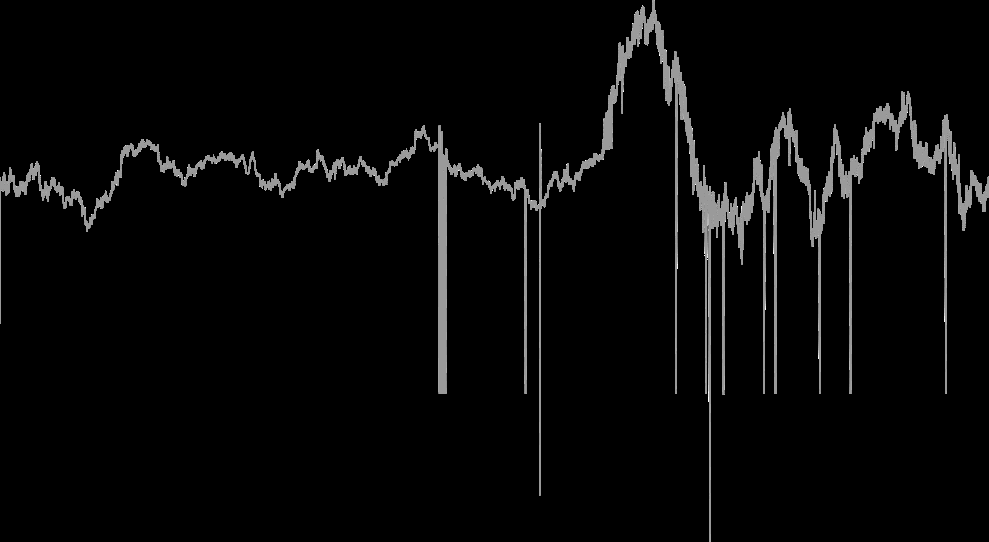
#> input picture sample-M4_Aggregation.jpg, 989 x 542 px
$ jupyter execute 'Development - DSSIM.ipynb'   (shell and % lines are left out)
#> lines starting #> are read from the running program, lines starting #| are printed output that depends on the picture; after the words box and inside, x2 and y2 are one past the last pixel; in counts of white or black regions, pixels touching at a corner belong together; long printed decimals are rounded
[cell 1]
# code taken from https://stackoverflow.com/questions/71567315/how-to-get-the-ssim-comparison-score-between-two-images
from skimage.metrics import structural_similarity
import cv2
import numpy as np

[cell 2]
sample_m4 = cv2.imread('sample-M4_Aggregation.jpg')
#> sample_m4 is the input picture: shape (542, 989, 3); min 0, max 28, mean 0.8
sample_raw = cv2.imread('sample-Raw_Data.jpg')
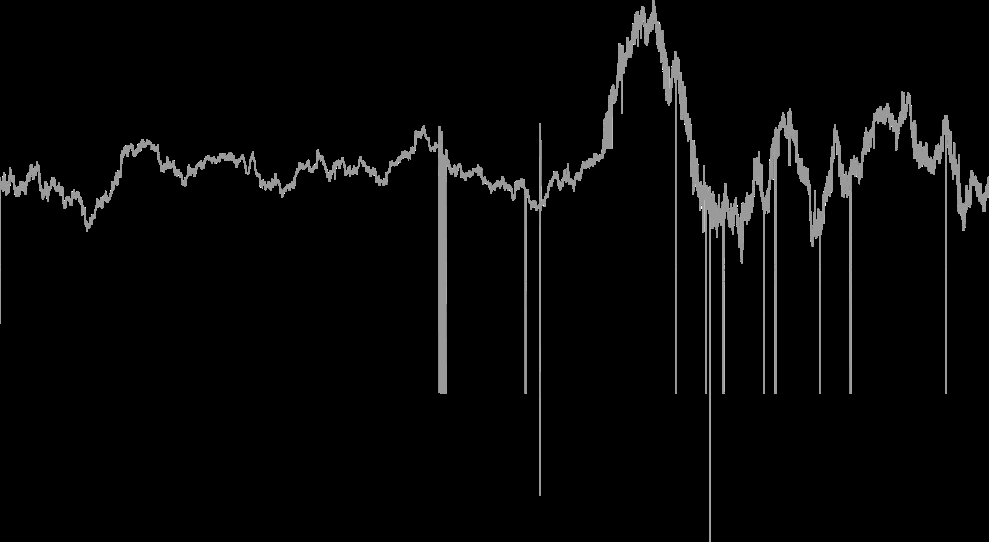
#> input picture sample-Raw_Data.jpg, 989 x 542 px
#> sample_raw is the input picture: shape (542, 989, 3); min 0, max 28, mean 0.8

[cell 3]
sample_m4.shape
#> Out = (542, 989, 3)

[cell 4]
sample_raw.shape
#> Out = (542, 989, 3)

[cell 5]
# Convert images to grayscale
sample_m4_gray = cv2.cvtColor(sample_m4, cv2.COLOR_BGR2GRAY)
sample_raw_gray = cv2.cvtColor(sample_raw, cv2.COLOR_BGR2GRAY)

[cell 6]
# Compute SSIM between two images
(score, diff) = structural_similarity(sample_m4_gray, sample_raw_gray, full=True)
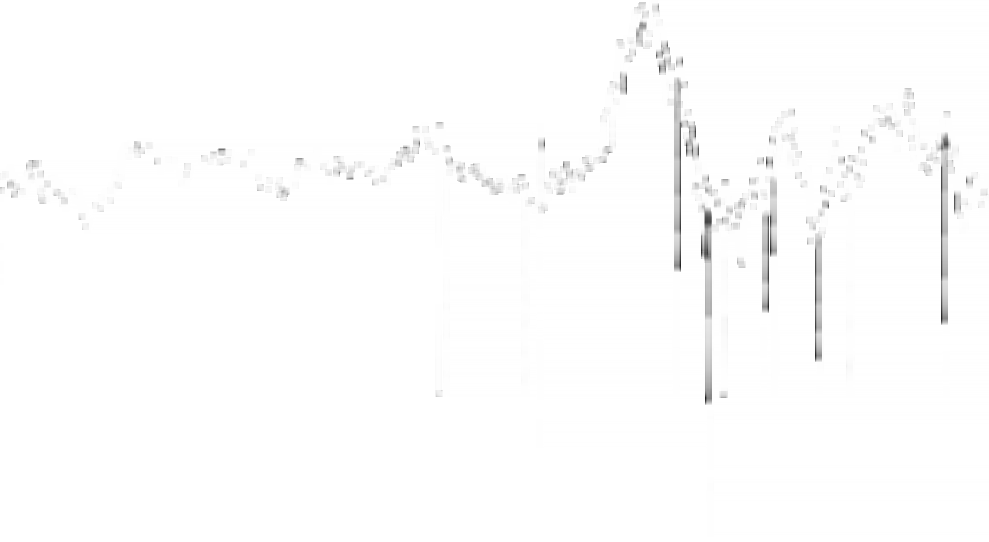
#> diff: shape (542, 989) float64; min 0.114, max 1, mean 0.993
#> score = 0.993
print("Image similarity", score)
#| Image similarity 0.993

# The diff image contains the actual image differences between the two images
# and is represented as a floating point data type in the range [0,1]
# so we must convert the array to 8-bit unsigned integers in the range
# [0,255] before we can use it with OpenCV
diff = (diff * 255).astype("uint8")

# Threshold the difference image, followed by finding contours to
# obtain the regions of the two input images that differ
thresh = cv2.threshold(diff, 0, 255, cv2.THRESH_BINARY_INV | cv2.THRESH_OTSU)[1]
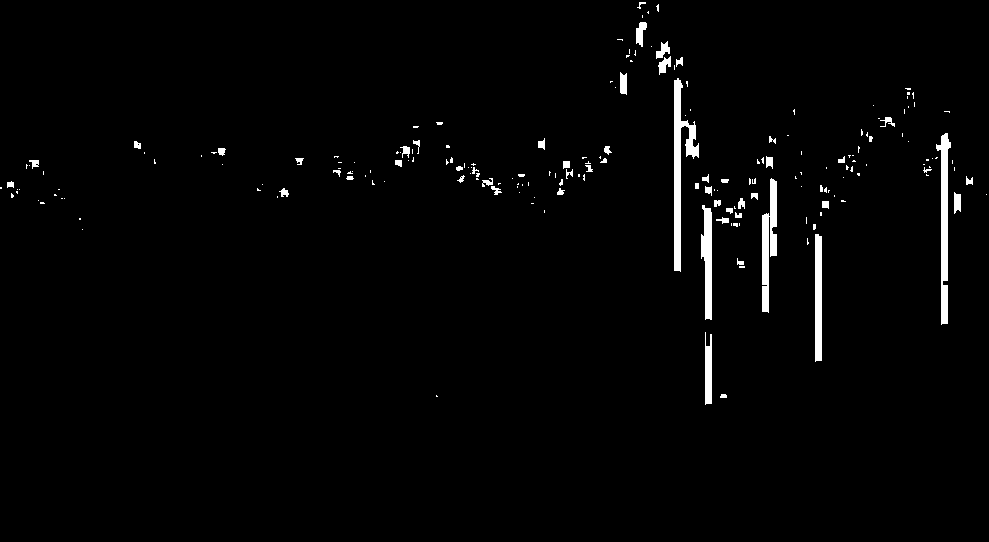
#> thresh: shape (542, 989); 1.8% white; 201 white regions (145 under 20 px)
contours = cv2.findContours(thresh.copy(), cv2.RETR_EXTERNAL, cv2.CHAIN_APPROX_SIMPLE)
#> contours = 201 contours, 162 with area under 20; largest, box (x1, y1, x2, y2) and area: (674, 78, 699, 272) 1433, (936, 133, 951, 325) 1154, (762, 178, 777, 313) 995, (701, 205, 712, 320) 783, (815, 234, 822, 362) 751
contours = contours[0] if len(contours) == 2 else contours[1]

mask = np.zeros(sample_m4.shape, dtype='uint8')
filled_after = sample_raw.copy()

# [15 lines of commented-out code are left out]
